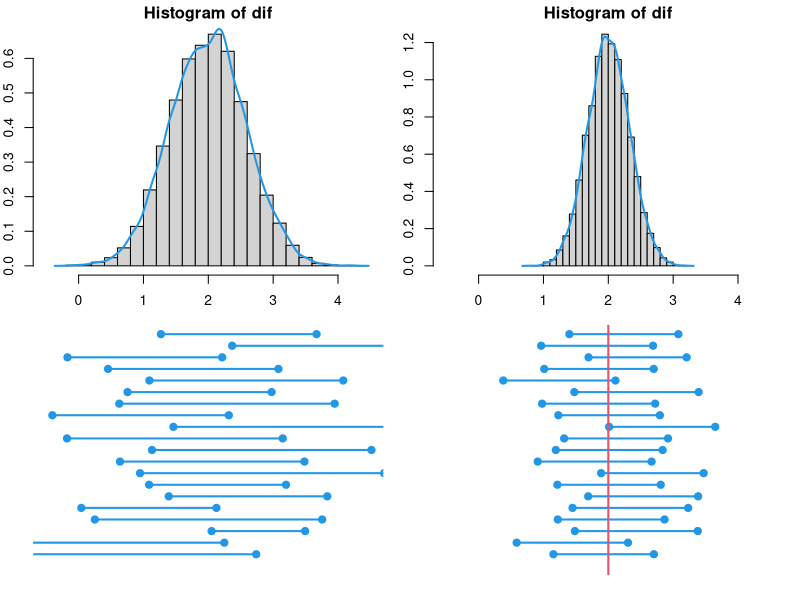
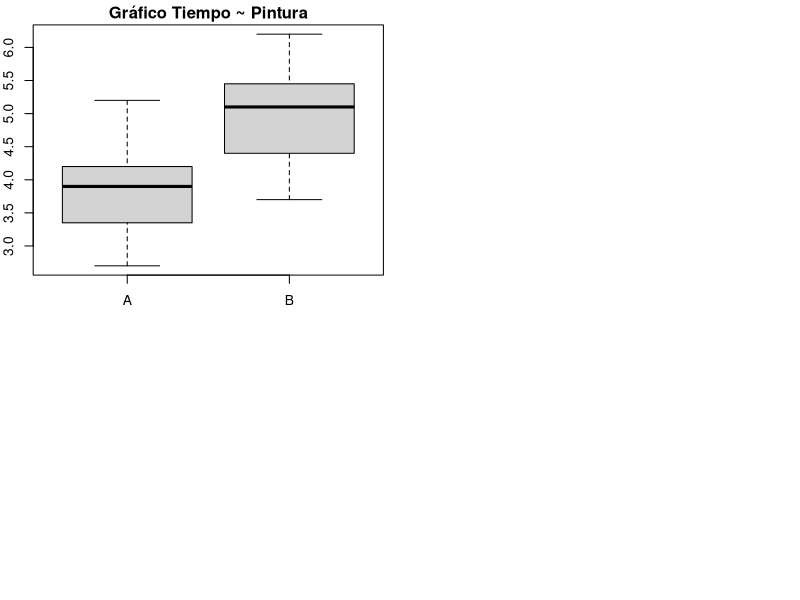

The R source for these figures, in order:
## ---- chunk 1
knitr::opts_chunk$set(echo = TRUE)
## ---- chunk 2
par(mar = c(1.5, 2, 1.5, 1))
dif <- numeric()
for(i in 1: 10000){dif[i] <- mean(rnorm(8, 5, 1))- mean(rnorm(8, 3, 1.3))}
layout(matrix(c(1,2,3,4), nrow = 2))
hist(dif, xlim = c(-0.5, 4.5), freq = F, breaks = 20)
lines(density(dif), col = 4, lwd = 2)
plot(0,0, xlim = c(0, 4), ylim=c(0, 20), type = "n", axes = F)
for(i in 1:20){re <- t.test(rnorm(8, 5, 1),rnorm(8, 3, 1.3)); lines(re$conf.int, c(i,i), type = "o", lwd = 2, pch = 19, col = 4) }
dif <- numeric()
for(i in 1: 10000){dif[i] <- mean(rnorm(25, 5, 1))- mean(rnorm(25, 3, 1.3))}
hist(dif, xlim = c(-0.5, 4.5), freq = F, breaks = 20)
lines(density(dif), col = 4, lwd = 2)
plot(0,0, xlim = c(0, 4), ylim=c(0, 20), type = "n", axes = F)
for(i in 1:20){re <- t.test(rnorm(25, 5, 1),rnorm(25, 3, 1.3)); lines(re$conf.int, c(i,i), type = "o", lwd = 2, pch = 19, col = 4) }
abline(v = 2, lwd = 2, col = 2)

## ---- chunk 3
PA <- c(3.5, 2.7, 3.9, 4.2, 3.6, 2.7, 3.3, 5.2, 4.2, 2.9, 4.4, 5.2, 4.0, 4.1, 3.4)
PB <- c(4.7, 3.9, 4.5, 5.5, 4.0, 5.3, 4.3, 6.0, 5.2, 3.7, 5.5, 6.2, 5.1, 5.4, 4.8)
pinturas <- data.frame("Puntura A" = PA, "Pintura B" = PB)

## ---- chunk 4
knitr::kable(pinturas, col.names = gsub("[.]", " ", names(pinturas)), align = "cc")
## ---- chunk 5
Tiempo <- c(PA, PB)
Pintura <- rep(c("A", "B"), each = 15)
Dat_P <- data.frame(Pintura, Tiempo)
boxplot(Tiempo ~ Pintura)
title("Gráfico Tiempo ~ Pintura")

